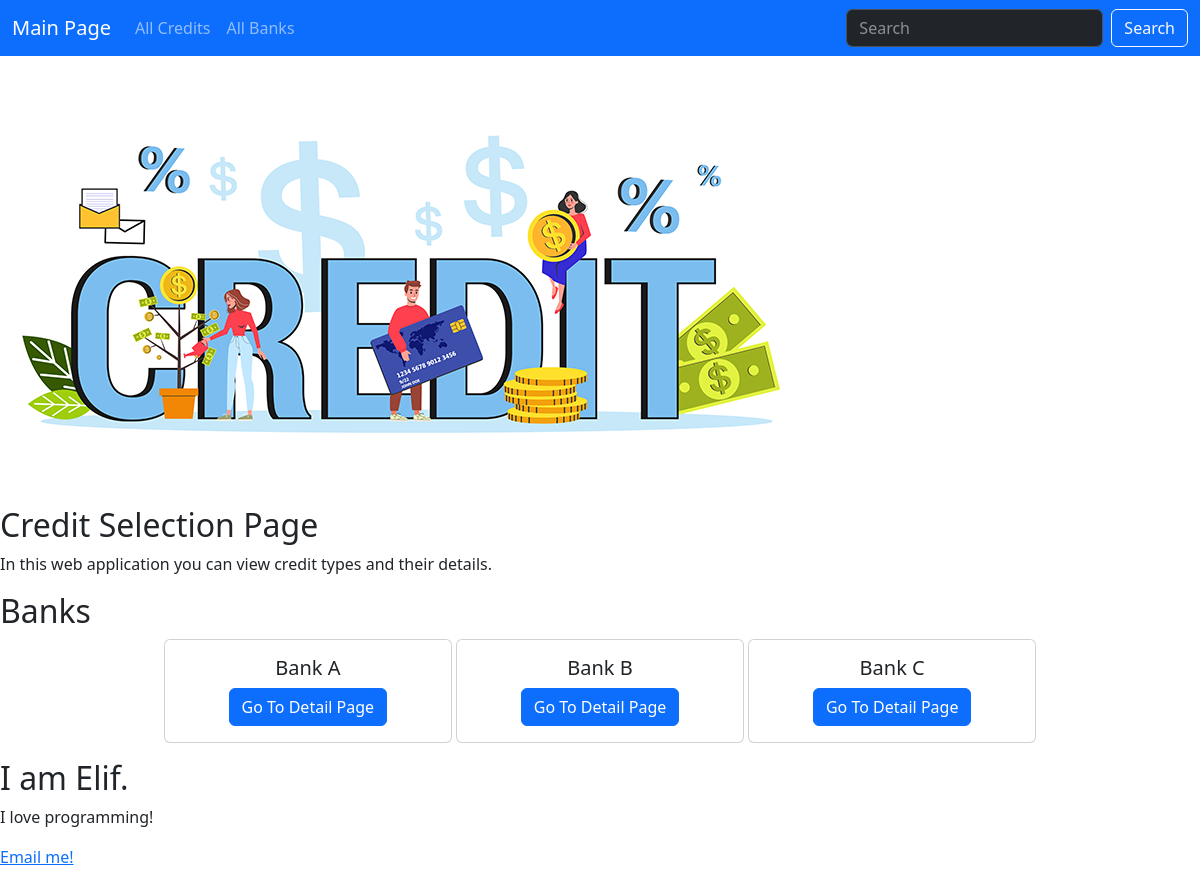
The page / on the database its author committed.
### credit/models.py (models this page shows, shortened)
class BankOption(models.Model):
    name = models.CharField(max_length=30)
    slug = models.SlugField(default="",null=False,db_index=True,unique=True)
    credit_types = models.ManyToManyField(Credit)

### credit/views.py (the view)
# urls.py: path("", views.starting_page, name="starting-page"),
def starting_page(request):
    allbanks = BankOption.objects.all()
    return render(request, "credit/index.html", {"banks": allbanks})

### credit/templates/credit/index.html (shortened to what this page needs)
{% extends "base.html" %}
{% load static %}
{% block content%}
<section id="welcome">
    <header>
        <img src="{% static "credit/images/credit.png" %}" alt="Elif">
        <h2>Credit Selection Page</h2>
    </header>
    <p>In this web application you can view credit types and their details.</p>
</section>
<section id="latest-credits">
    <h2>Banks</h2>
    <div class="container text-center">
        <div class="row align-items-start">
            <ul>
                {% for bank in banks %}
                    {% include "credit/includes/bank.html" %}
                {% endfor %}
            </ul>
        </div>
      </div>
</section>
<section id= "about">
    <h2>I am Elif.</h2>
    <p>I love programming!</p>
    <a href="mailto:elifintizam@gmail.com">Email me!</a>
</section>
{% endblock %}

### credit/templates/credit/includes/bank.html
{% load static%}
<div class="card" style="width: 18rem; display:inline-block;">
    <div class="card-body">
        <h5 class="card-title">{{ bank.name}}</h5>
        <a href="{% url "bank-detail-page" bank.slug %}" class="btn btn-primary">Go To Detail Page</a>
    </div>
</div>

### rows shown on the page
BankOption: name "Bank A"
BankOption: name "Bank B"
BankOption: name "Bank C"
